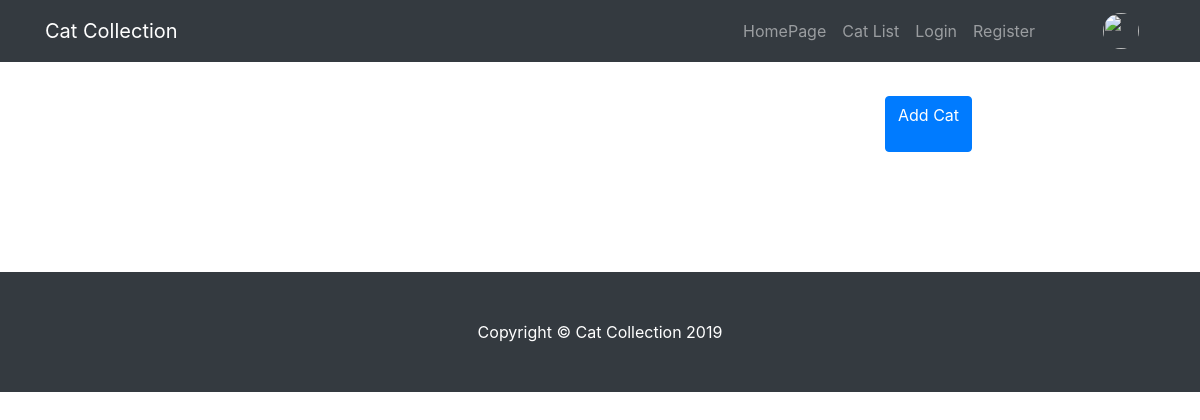
The app's page /cat_app/cat_list/, older data.
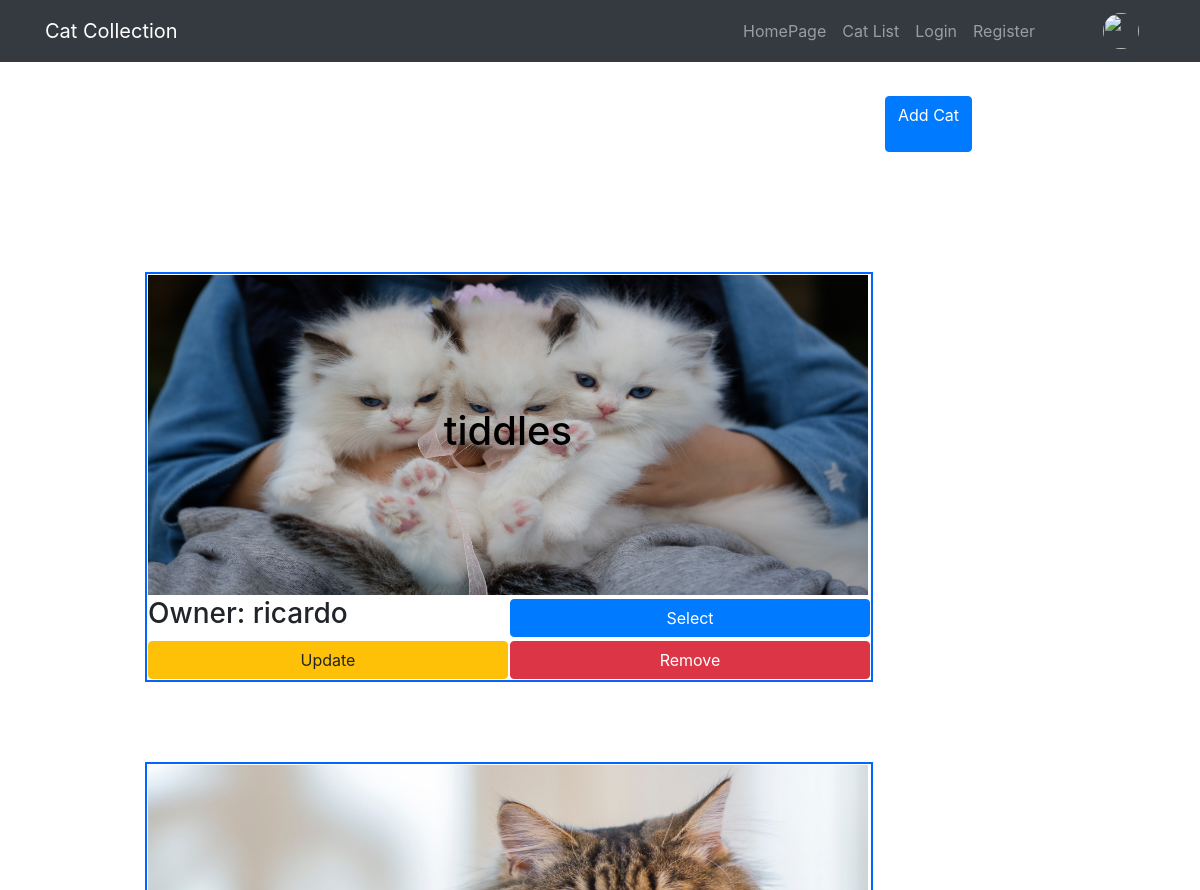
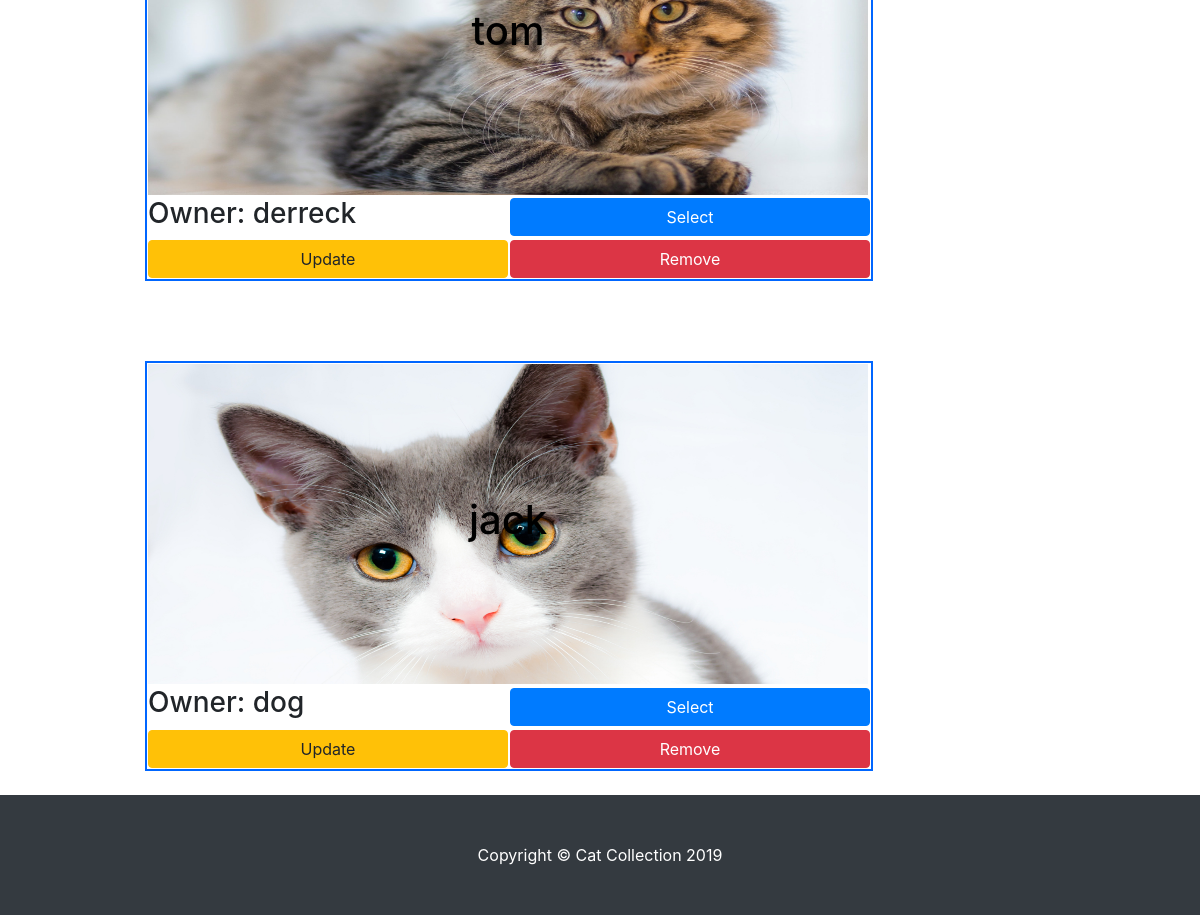
The same page, newer data (2 pictures, top to bottom).
### cat_app/models.py (models this page shows, shortened)
class Cat_Topic(models.Model):
	owner = models.ForeignKey(UserProfileInfo, on_delete=models.CASCADE, blank=True, null=True)
	cat_name = models.CharField(max_length=20)
	cat_picture = models.ImageField(upload_to='cat_images', blank=True, null=True)
	story = models.CharField(max_length=140)

class UserProfileInfo(models.Model):
	user = models.OneToOneField(User, related_name='userprofileinfos', on_delete=models.CASCADE, blank=True, null=True, default=1)
	picture = models.ImageField(upload_to='images', blank=True, null=True)
	def __str__(self):
		return self.user.username

### cat_app/views.py (the view)
class CatListView(ListView):
	model = models.Cat_Topic
	template_name = 'cat_app/cat_list.html'
	def get_context_data(self, **kwargs):
		context = super(CatListView, self).get_context_data(**kwargs)
		context['cat_list'] = self.object_list
		profiles = models.UserProfileInfo.objects.all()
		user = self.request.user
		if user.is_authenticated:
			for profile in profiles:
				if user.id == profile.user.id:
					context['profile_detail'] = profile
		return context

### templates/cat_app/cat_list.html (shortened to what this page needs)
{% extends "cat_app/base_footer.html" %}
{% load static %}
{% block templatecss %}<link href="{% static 'css/cat_list.css' %}" rel="stylesheet">{% endblock %}
{% block imagenav %}<img class="imageframe" src="../../media/{{ profile_detail.picture }}" alt="{{ profile_detail.picture }}">{% endblock %}
{% block content %}
    <div>
    <a type="submit" class="btn btn-primary cat-list-button"  href="{% url 'cat_app:create_cat' %}">Add Cat</a>
    </div>
    <div class="cat-list-container">
      <ul class="my-4 cat-list-list">
        {% for cat in cat_list %}
        <li>
          <table class="cat-list-item">
            <tr>
              <td class="cat-list-item-image-container" colspan="2">
                <div class="cat-list-item-image-container">
                  <img class="cat-list-item-image" src="../../media/{{ cat.cat_picture }}"/>
                  <div class="centered-cat-text">
                    <h1 class="black-text">
                      {{ cat.cat_name }}
                    </h1>
                  </div>
                </div>
              </td>
            </tr>
            <tr>
              <td class="owner">
                <h3>Owner: {{ cat.owner }}</h3>
              </td>
              <td>
                <div>
                <a class="btn btn-primary cat-list-item-button" href="{% url 'cat_app:cat_detail' pk=cat.pk %}">Select</a>
                </div>
              </td>
            </tr>
            <tr>
              <td>
                <div>
                <a class="btn btn-warning cat-list-item-button" href="{% url 'cat_app:update_cat' pk=cat.pk %}">Update</a>
              </div>
              </td>
              <td>
                <div>
                  <a class="btn btn-danger cat-list-item-button"  href="{% url 'cat_app:delete_cat' pk=cat.pk %}">Remove</a>
                </div>
              </td>
            </tr>
          </table>
        </li>
        {% endfor %}
      </ul>
    </div>
{% endblock %}

Row changes from the older to the newer data that the page shows:
added Cat_Topic: cat_picture (picture), cat_name "tiddles", owner "ricardo"
added Cat_Topic: cat_picture (picture), cat_name "tom", owner "derreck"
added Cat_Topic: cat_picture (picture), cat_name "jack", owner "dog"
